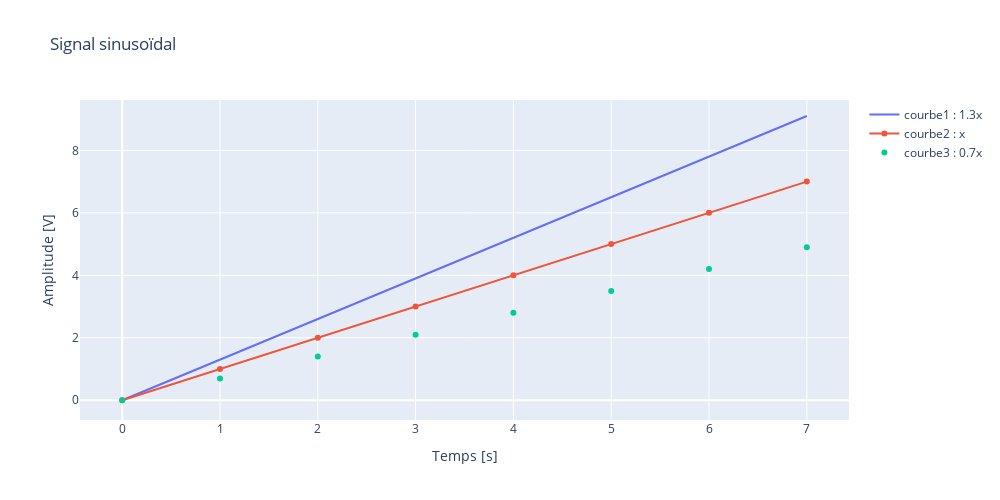

This figure's notebook cell:
### Markdown cell above
---
## Exemple de courbe

### Code cell
import plotly.graph_objects as go
import numpy as np

x = np.arange(8)

fig = go.Figure()
fig.add_trace(go.Scatter(x=x, y=1.3*x,
                    mode='lines',
                    name='courbe1 : 1.3x'))
fig.add_trace(go.Scatter(x=x, y=x,
                    mode='lines+markers',
                    name='courbe2 : x'))
fig.add_trace(go.Scatter(x=x, y=0.7*x,
                    mode='markers', name='courbe3 : 0.7x'))

fig.update_layout(
    title="Signal sinusoïdal",
    xaxis_title="Temps [s]",
    yaxis_title_text="Amplitude [V]",
    width=1000,
    height=500
)

fig.show()

### Figure 1 — Plotly figure (JSON) as saved in the notebook; plotly's stock layout.template omitted (floating-point values rounded to 4 significant figures)
{"data": [{"mode": "lines", "name": "courbe1 : 1.3x", "type": "scatter", "x": [0, 1, 2, 3, 4, 5, 6, 7], "y": [0, 1.3, 2.6, 3.9, 5.2, 6.5, 7.8, 9.1]}, {"mode": "lines+markers", "name": "courbe2 : x", "type": "scatter", "x": [0, 1, 2, 3, 4, 5, 6, 7], "y": [0, 1, 2, 3, 4, 5, 6, 7]}, {"mode": "markers", "name": "courbe3 : 0.7x", "type": "scatter", "x": [0, 1, 2, 3, 4, 5, 6, 7], "y": [0, 0.7, 1.4, 2.1, 2.8, 3.5, 4.2, 4.9]}], "layout": {"height": 500, "title": {"text": "Signal sinusoïdal"}, "width": 1000, "xaxis": {"title": {"text": "Temps [s]"}}, "yaxis": {"title": {"text": "Amplitude [V]"}}}}
